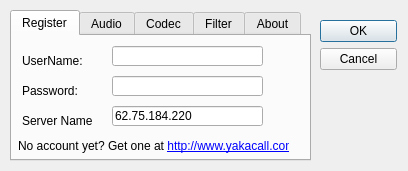
<ui version="4.0" >
 <author></author>
 <comment></comment>
 <exportmacro></exportmacro>
 <class>SettingsDialog</class>
 <widget class="QDialog" name="SettingsDialog" >
  <property name="geometry" >
   <rect>
    <x>0</x>
    <y>0</y>
    <width>408</width>
    <height>171</height>
   </rect>
  </property>
  <property name="windowTitle" >
   <string>Settings Dialog</string>
  </property>
  <widget class="QWidget" name="layoutWidget" >
   <property name="geometry" >
    <rect>
     <x>320</x>
     <y>20</y>
     <width>77</width>
     <height>106</height>
    </rect>
   </property>
   <layout class="QVBoxLayout" >
    <property name="margin" >
     <number>0</number>
    </property>
    <property name="spacing" >
     <number>6</number>
    </property>
    <item>
     <widget class="QPushButton" name="okButton" >
      <property name="text" >
       <string>OK</string>
      </property>
     </widget>
    </item>
    <item>
     <widget class="QPushButton" name="cancelButton" >
      <property name="text" >
       <string>Cancel</string>
      </property>
     </widget>
    </item>
    <item>
     <spacer>
      <property name="orientation" >
       <enum>Qt::Vertical</enum>
      </property>
      <property name="sizeHint" >
       <size>
        <width>20</width>
        <height>40</height>
       </size>
      </property>
     </spacer>
    </item>
   </layout>
  </widget>
  <widget class="QTabWidget" name="tabAbout" >
   <property name="geometry" >
    <rect>
     <x>10</x>
     <y>10</y>
     <width>301</width>
     <height>151</height>
    </rect>
   </property>
   <widget class="QWidget" name="tab_Register" >
    <attribute name="title" >
     <string>Register</string>
    </attribute>
    <widget class="QLineEdit" name="lineEdit_Username" >
     <property name="geometry" >
      <rect>
       <x>100</x>
       <y>10</y>
       <width>151</width>
       <height>20</height>
      </rect>
     </property>
    </widget>
    <widget class="QLineEdit" name="lineEdit_Password" >
     <property name="geometry" >
      <rect>
       <x>100</x>
       <y>40</y>
       <width>151</width>
       <height>20</height>
      </rect>
     </property>
     <property name="echoMode" >
      <enum>QLineEdit::Password</enum>
     </property>
    </widget>
    <widget class="QLineEdit" name="lineEdit_ServerName" >
     <property name="geometry" >
      <rect>
       <x>100</x>
       <y>70</y>
       <width>151</width>
       <height>20</height>
      </rect>
     </property>
     <property name="text" >
      <string>62.75.184.220</string>
     </property>
    </widget>
    <widget class="QLabel" name="label_Username" >
     <property name="geometry" >
      <rect>
       <x>10</x>
       <y>14</y>
       <width>61</width>
       <height>21</height>
      </rect>
     </property>
     <property name="text" >
      <string>UserName:</string>
     </property>
     <property name="buddy" >
      <cstring>lineEdit_Username</cstring>
     </property>
    </widget>
    <widget class="QLabel" name="label_Password" >
     <property name="geometry" >
      <rect>
       <x>10</x>
       <y>44</y>
       <width>61</width>
       <height>21</height>
      </rect>
     </property>
     <property name="text" >
      <string>Password:</string>
     </property>
     <property name="buddy" >
      <cstring>lineEdit_Password</cstring>
     </property>
    </widget>
    <widget class="QLabel" name="label_ServerName" >
     <property name="geometry" >
      <rect>
       <x>10</x>
       <y>74</y>
       <width>71</width>
       <height>21</height>
      </rect>
     </property>
     <property name="text" >
      <string>Server Name:</string>
     </property>
     <property name="buddy" >
      <cstring>lineEdit_ServerName</cstring>
     </property>
    </widget>
    <widget class="QLabel" name="label_GetAccount" >
     <property name="geometry" >
      <rect>
       <x>6</x>
       <y>100</y>
       <width>271</width>
       <height>20</height>
      </rect>
     </property>
     <property name="text" >
      <string>No account yet? Get one at &lt;a href="http://www.yakacall.com">http://www.yakacall.com&lt;/a> !</string>
     </property>
    </widget>
   </widget>
   <widget class="QWidget" name="tab_Audio" >
    <attribute name="title" >
     <string>Audio</string>
    </attribute>
    <widget class="QComboBox" name="comboBox_AudioOutput" >
     <property name="geometry" >
      <rect>
       <x>60</x>
       <y>10</y>
       <width>211</width>
       <height>22</height>
      </rect>
     </property>
    </widget>
    <widget class="QComboBox" name="comboBox_AudioInput" >
     <property name="geometry" >
      <rect>
       <x>60</x>
       <y>40</y>
       <width>211</width>
       <height>22</height>
      </rect>
     </property>
    </widget>
    <widget class="QCheckBox" name="checkBox_RingBuzzer" >
     <property name="geometry" >
      <rect>
       <x>170</x>
       <y>100</y>
       <width>111</width>
       <height>18</height>
      </rect>
     </property>
     <property name="text" >
      <string>Ring with Buzzer</string>
     </property>
    </widget>
    <widget class="QComboBox" name="comboBox_AudioRing" >
     <property name="geometry" >
      <rect>
       <x>60</x>
       <y>70</y>
       <width>211</width>
       <height>22</height>
      </rect>
     </property>
    </widget>
    <widget class="QLabel" name="label_AudioOutput" >
     <property name="geometry" >
      <rect>
       <x>20</x>
       <y>18</y>
       <width>41</width>
       <height>16</height>
      </rect>
     </property>
     <property name="text" >
      <string>Output:</string>
     </property>
     <property name="buddy" >
      <cstring>comboBox_AudioOutput</cstring>
     </property>
    </widget>
    <widget class="QLabel" name="label_AudioInput" >
     <property name="geometry" >
      <rect>
       <x>20</x>
       <y>48</y>
       <width>31</width>
       <height>16</height>
      </rect>
     </property>
     <property name="text" >
      <string>Input:</string>
     </property>
     <property name="buddy" >
      <cstring>comboBox_AudioInput</cstring>
     </property>
    </widget>
    <widget class="QLabel" name="label_AudioRing" >
     <property name="geometry" >
      <rect>
       <x>20</x>
       <y>78</y>
       <width>31</width>
       <height>16</height>
      </rect>
     </property>
     <property name="text" >
      <string>Ring:</string>
     </property>
     <property name="buddy" >
      <cstring>comboBox_AudioInput</cstring>
     </property>
    </widget>
   </widget>
   <widget class="QWidget" name="tab_Codec" >
    <attribute name="title" >
     <string>Codec</string>
    </attribute>
    <widget class="QRadioButton" name="radioButton_CodecALaw" >
     <property name="geometry" >
      <rect>
       <x>110</x>
       <y>30</y>
       <width>61</width>
       <height>18</height>
      </rect>
     </property>
     <property name="text" >
      <string>alaw</string>
     </property>
     <property name="checked" >
      <bool>false</bool>
     </property>
    </widget>
    <widget class="QRadioButton" name="radioButton_CodecULaw" >
     <property name="geometry" >
      <rect>
       <x>30</x>
       <y>30</y>
       <width>61</width>
       <height>20</height>
      </rect>
     </property>
     <property name="text" >
      <string>ulaw</string>
     </property>
     <property name="checked" >
      <bool>true</bool>
     </property>
    </widget>
    <widget class="QRadioButton" name="radioButton_CodecILBC" >
     <property name="geometry" >
      <rect>
       <x>30</x>
       <y>80</y>
       <width>61</width>
       <height>18</height>
      </rect>
     </property>
     <property name="text" >
      <string>ilbc</string>
     </property>
    </widget>
    <widget class="QRadioButton" name="radioButton_CodecSpeex" >
     <property name="geometry" >
      <rect>
       <x>110</x>
       <y>80</y>
       <width>61</width>
       <height>18</height>
      </rect>
     </property>
     <property name="text" >
      <string>speex</string>
     </property>
    </widget>
    <widget class="QRadioButton" name="radioButton_CodecG723_1" >
     <property name="enabled" >
      <bool>false</bool>
     </property>
     <property name="geometry" >
      <rect>
       <x>190</x>
       <y>80</y>
       <width>61</width>
       <height>18</height>
      </rect>
     </property>
     <property name="text" >
      <string>G723.1</string>
     </property>
     <property name="checkable" >
      <bool>true</bool>
     </property>
    </widget>
    <widget class="QRadioButton" name="radioButton_CodecGSM" >
     <property name="geometry" >
      <rect>
       <x>190</x>
       <y>30</y>
       <width>61</width>
       <height>18</height>
      </rect>
     </property>
     <property name="text" >
      <string>gsm</string>
     </property>
    </widget>
   </widget>
   <widget class="QWidget" name="tab_Filter" >
    <attribute name="title" >
     <string>Filter</string>
    </attribute>
    <widget class="QCheckBox" name="checkBox_AutomaticGainControl" >
     <property name="geometry" >
      <rect>
       <x>10</x>
       <y>50</y>
       <width>131</width>
       <height>18</height>
      </rect>
     </property>
     <property name="text" >
      <string>Automatic Gain Control</string>
     </property>
     <property name="checked" >
      <bool>true</bool>
     </property>
    </widget>
    <widget class="QCheckBox" name="checkBox_NoiseRecuction" >
     <property name="geometry" >
      <rect>
       <x>10</x>
       <y>20</y>
       <width>111</width>
       <height>18</height>
      </rect>
     </property>
     <property name="text" >
      <string>Noise Reduction</string>
     </property>
     <property name="checked" >
      <bool>true</bool>
     </property>
    </widget>
    <widget class="QCheckBox" name="checkBox_AnalogAutomaticGainControl" >
     <property name="geometry" >
      <rect>
       <x>10</x>
       <y>80</y>
       <width>121</width>
       <height>18</height>
      </rect>
     </property>
     <property name="text" >
      <string>Analog Gain Control</string>
     </property>
    </widget>
    <widget class="QCheckBox" name="checkBox_EchoCancellation" >
     <property name="geometry" >
      <rect>
       <x>150</x>
       <y>50</y>
       <width>111</width>
       <height>18</height>
      </rect>
     </property>
     <property name="text" >
      <string>Echo Cancellation</string>
     </property>
    </widget>
    <widget class="QCheckBox" name="checkBox_ComfortNoise" >
     <property name="geometry" >
      <rect>
       <x>150</x>
       <y>20</y>
       <width>111</width>
       <height>18</height>
      </rect>
     </property>
     <property name="text" >
      <string>Comfort Noise</string>
     </property>
    </widget>
    <widget class="QCheckBox" name="checkBox_SilenceSuppression" >
     <property name="geometry" >
      <rect>
       <x>150</x>
       <y>80</y>
       <width>121</width>
       <height>20</height>
      </rect>
     </property>
     <property name="text" >
      <string>Silence Suppression</string>
     </property>
    </widget>
   </widget>
   <widget class="QWidget" name="tab_About" >
    <attribute name="title" >
     <string>About</string>
    </attribute>
    <widget class="QTextEdit" name="textEdit" >
     <property name="geometry" >
      <rect>
       <x>-1</x>
       <y>-1</y>
       <width>301</width>
       <height>131</height>
      </rect>
     </property>
    </widget>
   </widget>
  </widget>
 </widget>
 <pixmapfunction></pixmapfunction>
 <resources/>
 <connections/>
</ui>
